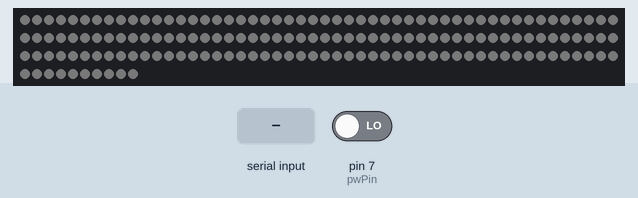
This sketch was run on a simulated Arduino Uno, built with avr-gcc and run on an emulated ATmega328P. On the bench: 160 RGB LEDs in strip order, left to right, continuing on the next row. The test bench sets the inputs (shaded band); at power-on: pin 7 (pwPin) LOW. Dim RGB values are drawn brighter than linear; what the sketch prints to the serial monitor is not drawn.

Above: at 1.2 s.

The sketch:

runnerLED.ino
```cpp
#include "LPD8806.h"
#include "SPI.h"


/*****************************************************************************/

int dataPin = 8;
int clockPin = 9;
int meterVal = 0;
int litLEDs = 0;
int maxVal = 30;
// colors : 16000=bright red, 1=darkblue,
int sonar_high = 300; //ad this val all will be lit
int sonar_low = 10;
int first_led = 0;
int colorThresh = 150;
const int total_leds = 160;
int numPixels;
int h=0x0;

int ledIndex = 0;

char inData[80];
byte index = 0;
unsigned long time;


const int pwPin = 7;
long pulse, inches, cm;


LPD8806 strip = LPD8806(total_leds, dataPin, clockPin);

void setup() {
  Serial.begin(115200);
  strip.begin();
  numPixels = strip.numPixels();
  pinMode(pwPin, INPUT);


  //init
  for (int i=0; i < total_leds; i++) {
    strip.setPixelColor(i, 0x010101);
  }
  strip.show();

}


void loop() {

  time = millis();
  //read in array
  strip.show();

  while (Serial.available() > 0) {
    char aChar = Serial.read();
    if(aChar == ';')
    {
      // End of record detected. Time to parse
      long int col;
      char *p = inData;
      char *str;
      int indexStart = atoi(strtok_r(p, ",", &p));
      int indexEnd = atoi(strtok_r(p, ",", &p));
      str = strtok_r(p, ",", &p);
      col = strtol(str, &str,16);
      for(int i=indexStart; i<indexEnd; i++){
        strip.setPixelColor(i,col);
      }
      index = 0;
      inData[index] = NULL;

      strip.show();
      if((millis() - time)>30){
        pulse = pulseIn(pwPin, HIGH);
        inches = pulse/147;
        cm = inches * 2.54;
        meterVal = map(cm, sonar_low, sonar_high, first_led, total_leds);
        Serial.print(meterVal);
        Serial.println();
        time = millis();
      }
    }
    else
    {
      inData[index] = aChar;
      index++;
      inData[index] = '\0'; // Keep the string NULL terminated
    }
  }
}
```
